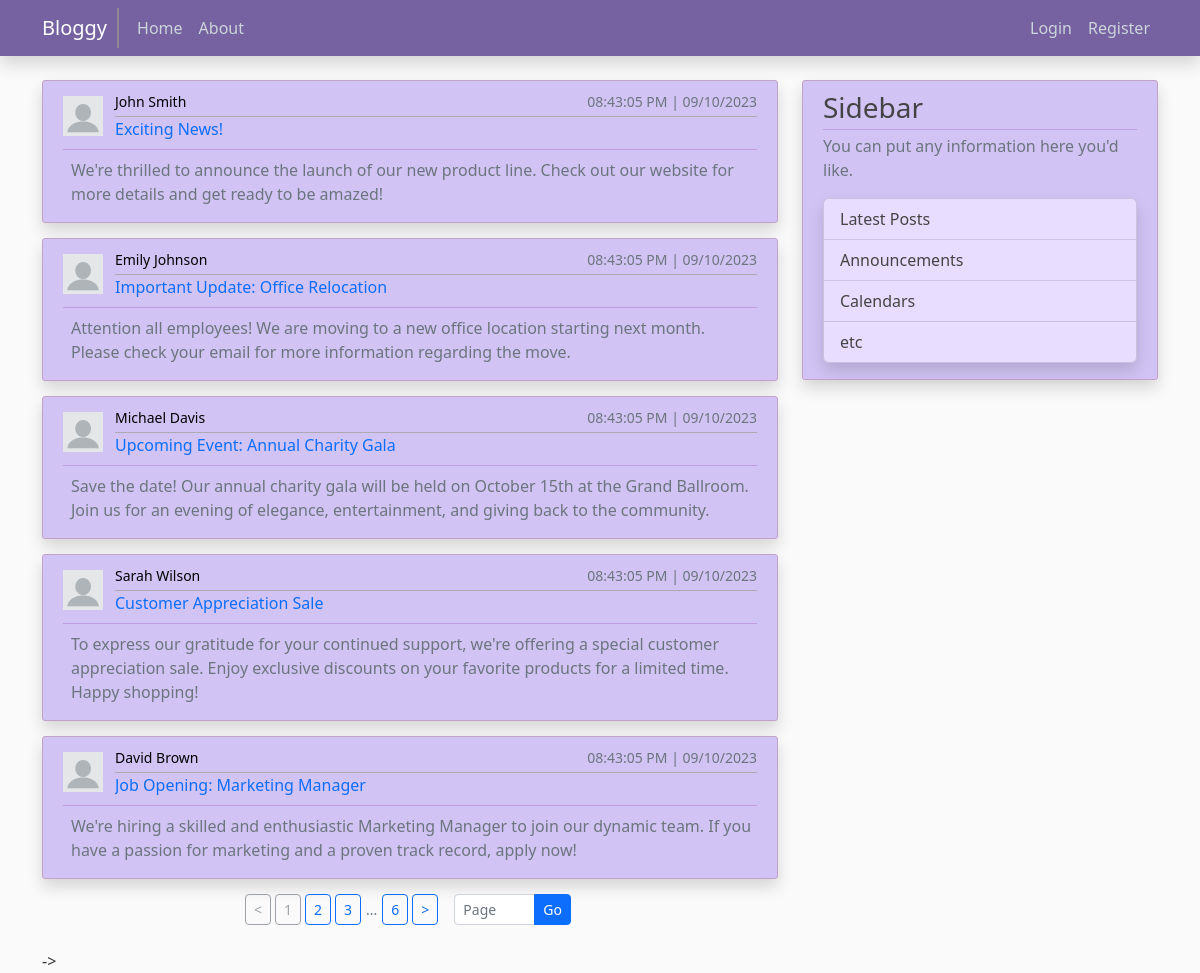
The page /home on the database its author committed.
### posts/models.py (models this page shows, shortened)
class Post(db.Model):
    id = db.Column(db.Integer, primary_key=True)
    title = db.Column(db.String(120), nullable=False)
    date_posted = db.Column(db.DateTime, nullable=False, default=datetime.datetime.utcnow)
    content = db.Column(db.Text, nullable=False)
    user_id = db.Column(db.Integer, db.ForeignKey("user.id"), nullable=False)

### users/models.py (models this page shows, shortened)
class User(db.Model, UserMixin):
    id = db.Column(db.Integer, primary_key=True)
    username = db.Column(db.String(30), unique=True, nullable=False)
    email = db.Column(db.String(120), unique=True, nullable=False)
    password = db.Column(db.String(60), nullable=False)
    photo = db.Column(db.String(20), nullable=False, default="default-image.png")
    posts = db.relationship("Post", backref="author", lazy=True)

### main/site_routes.py (the view)
@main.route("/")
@main.route("/home")
def home():
    return render_template("home.html", posts=Post.query.order_by(Post.date_posted.desc())\
                            .paginate(page=request.args.get("page", 1, type=int),
                                      per_page=request.args.get("per_page", 5, type=int)), show_sidebar=True)

### templates/home.html (shortened to what this page needs)
{% extends "layouts/base.html" %}
{% block content %}
  {% for post in posts.items %}
    <article class="content-section pb-0 shadow">
      <div class="media border-bottom-purple pb-2 mb-2">
        <div class="row align-items-center">
          <div class="col-auto pe-0">
            <a href="{{ url_for('posts.get_post', post_id=post.id) }}">
              <img class="" style="width: 40px; height: 40px;" alt="User Image" src="{{ url_for('static', filename='profile_photos/' + post.author.photo) }}">
            </a>
          </div>
          <div class="col media-body d-grid">
            <div class="small d-flex justify-content-between">
              <a class="text-black text-decoration-none" href="{{ url_for('posts.user_posts', username=post.author.username, page=page_num, per_page=posts.per_page) }}">{{ post.author.username }}</a>
              <span class="text-muted">{{ post.date_posted.strftime("%I:%M:%S %p | %d/%m/%Y") }}</span>
            </div>
            <div class="overflow-hidden text-nowrap mt-1" style="border-top: 1px solid #adabb1; text-overflow: ellipsis;">
              <a class="text-decoration-none" href="{{ url_for('posts.get_post', post_id=post.id) }}">
                {{ post.title }}
              </a>
            </div>
          </div>
        </div>
      </div>
      <p class="article-content text-muted ps-2 post-content-restrict-length">{{ post.content }}</p>
    </article>
  {% endfor %}
  {% if posts.total %}
    <div class="d-flex mx-2 justify-content-center align-items-center">
      <a class="btn btn-sm {% if posts.has_prev %} btn-outline-primary {% else %} btn-outline-secondary disabled {% endif %} mb-4 me-1" href="{{ url_for('main.home', page=posts.prev_num, per_page=posts.per_page) }}">&lt;</a>
      {% set displayed_pages = [] %}
      {% for page_num in posts.iter_pages(left_edge=1, right_edge=1, left_current=1, right_current=2) %}
        {% if page_num %}
          {% set _ = displayed_pages.append(page_num) %}
          <a class="btn btn-sm {% if posts.page != page_num %} btn-outline-primary {% else %} btn-outline-secondary disabled {% endif %} mb-4 me-1" href="{{ url_for('main.home', page=page_num, per_page=posts.per_page) }}">{{ page_num }}</a>
        {% else %}
          <div class="btn btn-sm text-muted px-0 me-1 mb-4">...</div>
        {% endif %}
      {% endfor %}
      <a class="btn btn-sm {% if posts.has_next %}btn-outline-primary{% else %} btn-outline-secondary disabled {% endif %} mb-4 me-3" href="{{ url_for('main.home', page=posts.next_num, per_page=posts.per_page) }}">&gt;</a>
      <div class="text-muted px-0 me-1 mb-4">
        <form action="{{ url_for('main.home') }}" method="GET">
          <div class="input-group input-group-sm">
            <input type="number" class="form-control" name="page" placeholder="Page" min="1" max="{{ posts.pages }}">
            <button type="submit" class="btn btn-primary btn-sm">Go</button>
          </div>
        </form>
      </div>
    </div>
  {% else %}
    <div class="alert alert-primary text-center" role="alert">
      <h4 class="alert-heading">No Posts Yet!</h4>
      <p class="mb-0">Be the first to post something!</p>
    </div>
  {% endif %}->
{% endblock content %}

### templates/layouts/base.html (shortened to what this page needs)
<!DOCTYPE html>
<html lang="en">
<head>
  <link rel="stylesheet" href="https://cdnjs.cloudflare.com/ajax/libs/bootstrap/5.2.3/css/bootstrap.min.css">
  <link rel="stylesheet" type="text/css" href="{{ url_for('static', filename='main.css') }}">
</head>
<body>
  <header class="site-header">
    <nav class="navbar navbar-expand-md navbar-dark bg-purple fixed-top shadow">
      <div class="container">
        <a class="navbar-brand d-none d-md-block br-right" href="/">Bloggy</a>
        <div class="collapse navbar-collapse" id="navbarToggle">
          <div class="navbar-nav">
            <a class="nav-item nav-link" href="{{ url_for('main.home') }}">Home</a>
            <a class="nav-item nav-link" href="{{ url_for('main.about') }}">About</a>
          </div>
          <div class="navbar-nav ms-auto">
            {% if current_user.is_authenticated %}
              <a class="nav-item nav-link" href="{{ url_for('posts.create_post') }}">New Post</a>
              <div class="nav-item dropdown">
                <a class="nav-link dropdown-toggle" id="accountDropdown" role="button" data-bs-toggle="dropdown" aria-haspopup="true" aria-expanded="false">Account </a>
                <div class="dropdown-menu" aria-labelledby="accountDropdown">
                  <a class="dropdown-item" href="{{ url_for('users.profile') }}">Profile</a>
                  <a class="dropdown-item" href="{{ url_for('posts.user_posts', username=current_user.username) }}">User Posts</a>
                  <a class="dropdown-item" href="{{ url_for('users.logout') }}">Logout</a>
                </div>
              </div>
            {% else %}
              <a class="nav-item nav-link" href="{{ url_for('users.login') }}">Login</a>
              <a class="nav-item nav-link" href="{{ url_for('users.register') }}">Register</a>
            {% endif %}
          </div>
        </div>
      </div>
    </nav>
  </header>
  <main role="main" class="container">
    <div class="row">
      <div class="col-md-{% if show_sidebar %}8{% else %}12{% endif %}">
        {% block content %}{% endblock content %}
      </div>
      {% if show_sidebar %}
        <div class="col-md-4 d-none d-md-block">
          <div class="content-section pb-3 shadow">
            <h3 class="pb-1 mb-1 border-bottom-purple">Sidebar</h3>
            <p class='text-muted'>You can put any information here you'd like.</p>
            <ul class="list-group shadow">
              <li class="list-group-item list-group-item-bg-purple">Latest Posts</li>
              <li class="list-group-item list-group-item-bg-purple">Announcements</li>
              <li class="list-group-item list-group-item-bg-purple">Calendars</li>
              <li class="list-group-item list-group-item-bg-purple">etc</li>
            </ul>
          </div>
        </div>
      {% endif %}
    </div>
  </main>
</body>
</html>

### static/main.css (style rules this page uses)
body { background: #fafafa; color: #333333; margin-top: 5rem; }
h1, h2, h3, h4, h5, h6 { color: #444444; }
.site-header .navbar-nav .nav-link { color: #cbd5db; }
.content-section { background: #d1c4f5; padding: 10px 20px; border: 1px solid #c3a2ca; border-radius: 3px; margin-bottom: 15px; }
.article-content { white-space: pre-line; }
.bg-purple { background-color: #7662a0; }
.br-right { border-right: 2px solid #908694; padding-right: 10px; margin-right: 10px; }
.list-group-item-bg-purple { background-color: #e9ddff; color: #444444; }
.border-bottom-purple { border-bottom: 1px solid #c29bdf }
.post-content-restrict-length { white-space: pre-line; overflow: hidden; text-overflow: ellipsis; display: -webkit-box; -webkit-line-clamp: 3; -webkit-box-orient: vertical; }

### rows shown on the page
Post: photo (placeholder picture), author.username "John Smith", date_posted "08:43:05 PM | 09/10/2023", title "Exciting News!", content "We're thrilled to announce the launch of our new product line. Check out our website for more details and get ready to be amazed!"
Post: photo (placeholder picture), author.username "Emily Johnson", date_posted "08:43:05 PM | 09/10/2023", title "Important Update: Office Relocation", content "Attention all employees! We are moving to a new office location starting next month. Please check your email for more information regarding the move."
Post: photo (placeholder picture), author.username "Michael Davis", date_posted "08:43:05 PM | 09/10/2023", title "Upcoming Event: Annual Charity Gala", content "Save the date! Our annual charity gala will be held on October 15th at the Grand Ballroom. Join us for an evening of elegance, entertainment, and giving back to the community."
Post: photo (placeholder picture), author.username "Sarah Wilson", date_posted "08:43:05 PM | 09/10/2023", title "Customer Appreciation Sale", content "To express our gratitude for your continued support, we're offering a special customer appreciation sale. Enjoy exclusive discounts on your favorite products for a limited time. Happy shopping!"
Post: photo (placeholder picture), author.username "David Brown", date_posted "08:43:05 PM | 09/10/2023", title "Job Opening: Marketing Manager", content "We're hiring a skilled and enthusiastic Marketing Manager to join our dynamic team. If you have a passion for marketing and a proven track record, apply now!"

### other values the page prints
{{ page_num }} "1" "2" "3" "6"
